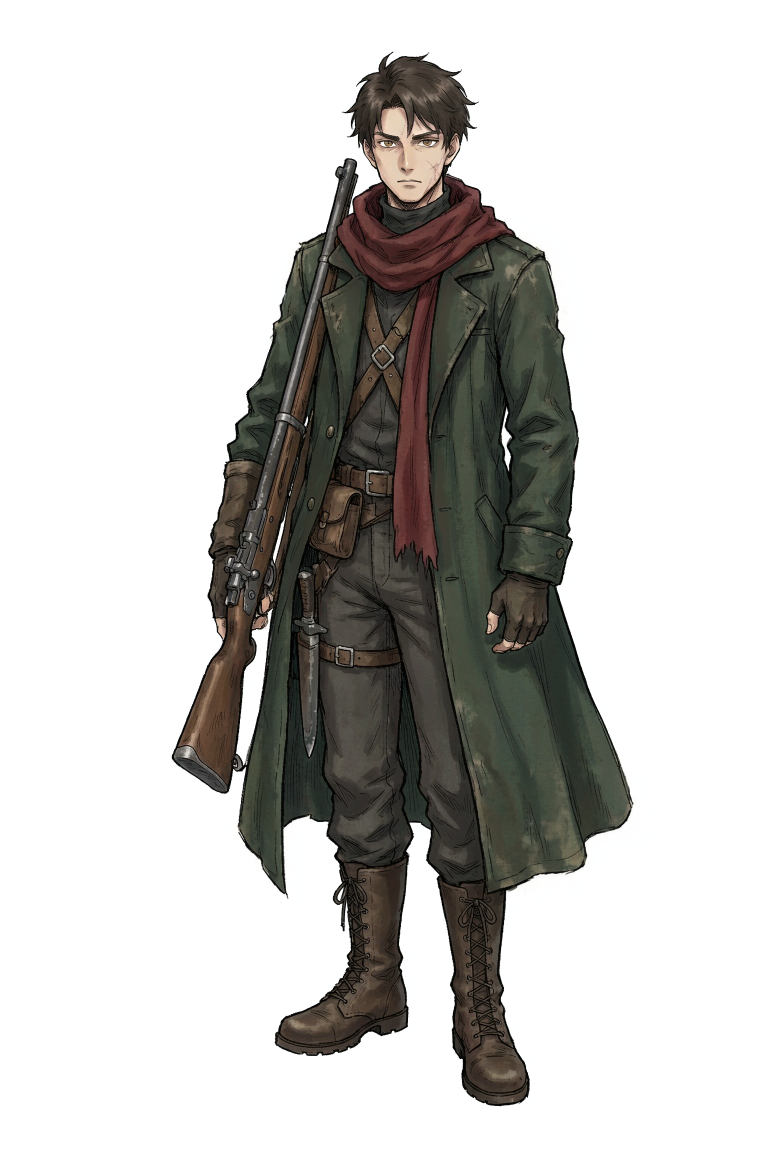
#> input picture assets/char/istp.png, 1536 x 2304 px, found by its file name (shown at 1/2 size)
$ python recolor_iris.py
#> lines starting #> are read from the running program, lines starting #| are printed output that depends on the picture
# -*- coding: utf-8 -*-
"""
ISTP 虹膜改为「威士忌色」——确定性调色，不改造型。
依据：角色形象/ISTP.md  瞳孔为威士忌般的深赤褐色，外层一圈更淡的焦糖色环纹。
"""
import numpy as np
from PIL import Image

SRC = r"C:/Users/admin/WorkBuddy/2026-09-29-23-06-03/shichen/assets/char/istp.png"

# 左右眼：中心 + 半轴（axis-aligned ellipse），按头部微倾给一点旋转
EYES = [
    # (cx, cy, rx, ry, rot_deg)
    (316.5, 141.0, 11.5, 6.6, -8.0),
    (369.5, 127.5, 11.5, 6.6, -8.0),
]

DEEP  = np.array([52.0, 22.0, 12.0])    # 深赤褐（暗部）
AMBER = np.array([206.0, 148.0, 78.0])  # 焦糖色环纹（亮部）

im = Image.open(SRC).convert("RGB")
#> im is the input picture: PIL image 1536x2304 RGB; mean R, G, B 198.1, 197, 194.5
a = np.asarray(im).astype(np.float32)
H, W, _ = a.shape
#> H = 2304; W = 1536
L = a @ np.array([0.299, 0.587, 0.114], dtype=np.float32)   # 亮度
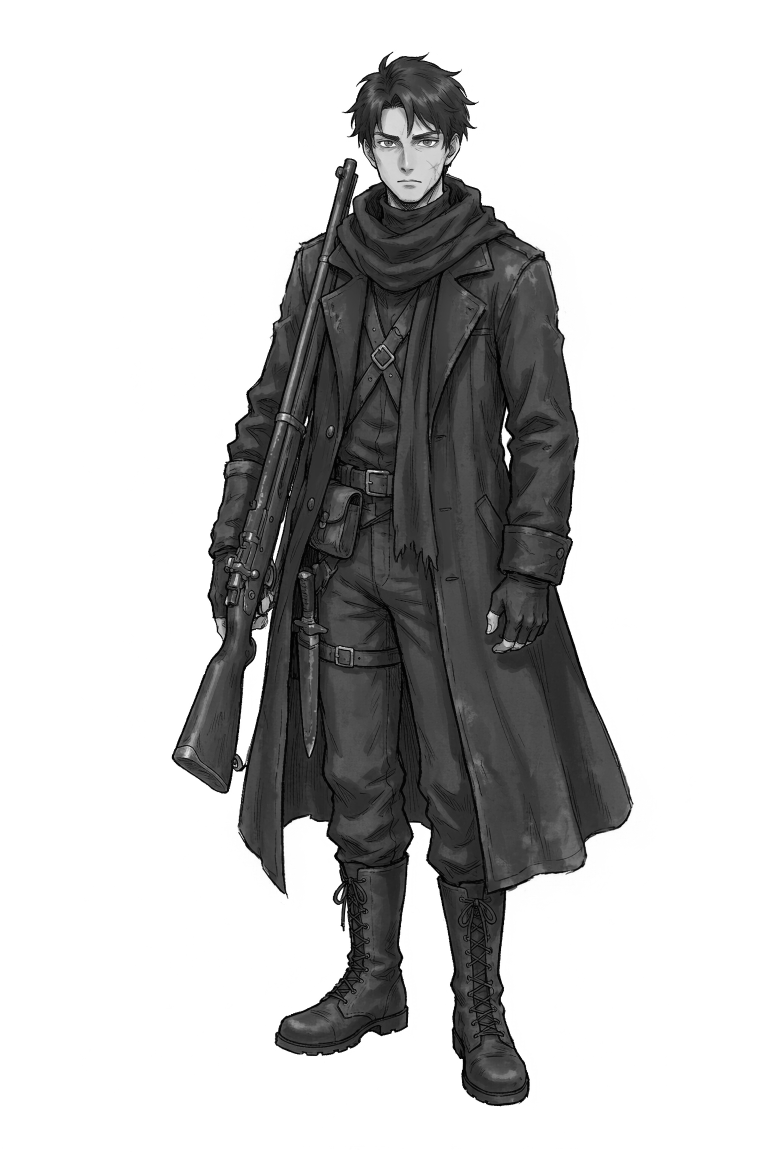
#> L: shape (2304, 1536) float32 (shown at 1/2 size); min 0, max 255, mean 197

yy, xx = np.mgrid[0:H, 0:W]

w_total = np.zeros((H, W), dtype=np.float32)
for cx, cy, rx, ry, rot in EYES:
    th = np.deg2rad(rot)
    dx, dy = xx - cx, yy - cy
    u = (dx * np.cos(th) + dy * np.sin(th)) / rx
    v = (-dx * np.sin(th) + dy * np.cos(th)) / ry
    r = np.sqrt(u * u + v * v)
    # 椭圆内为 1，边缘 0.78~1.0 羽化
    ell = np.clip((1.0 - r) / 0.22, 0.0, 1.0)

    # 亮度带通：排除瞳孔/睫毛（过暗）与高光/眼白（过亮）
    band = np.clip((L - 26.0) / 34.0, 0.0, 1.0) * np.clip((206.0 - L) / 46.0, 0.0, 1.0)
    w_total = np.maximum(w_total, ell * band)
#> this loop made 2 passes
#> pass 1, `band = np.clip((L - 26.0) / 34.0, 0.0, 1.0) * np.clip((206.0 - L) / 46..`:
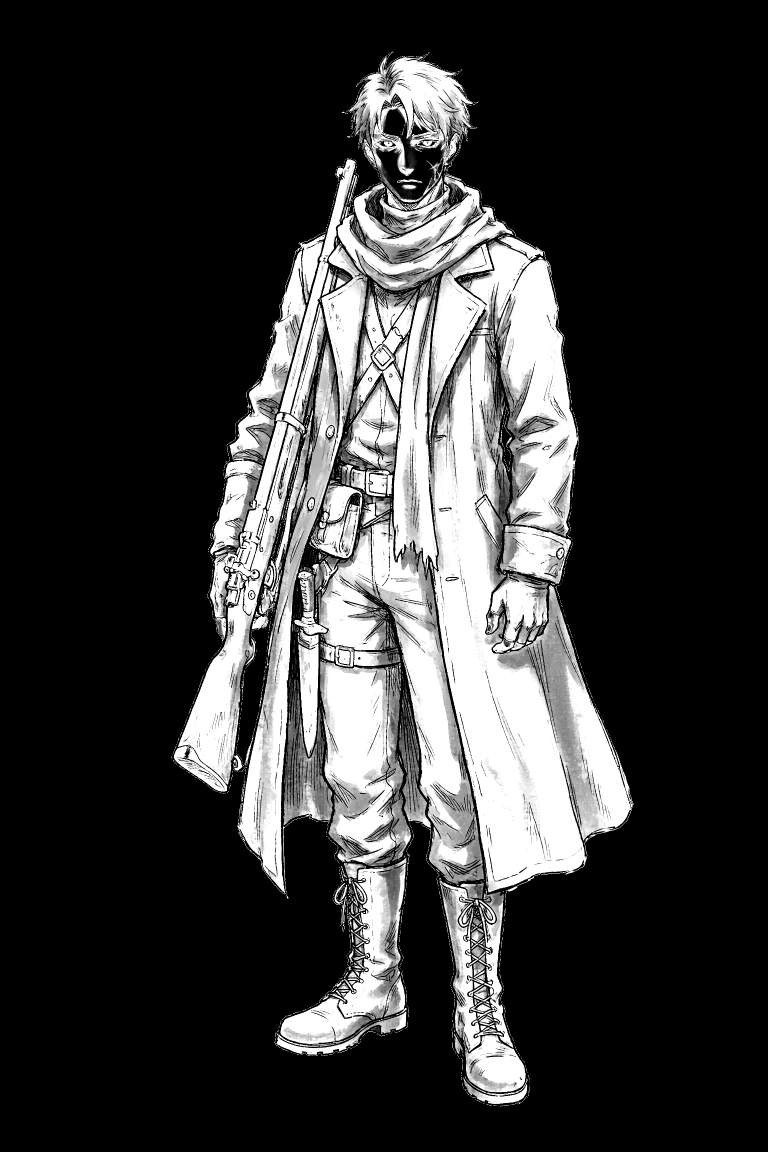
#> band: shape (2304, 1536) float32 (shown at 1/2 size); min 0, max 1, mean 0.215

# 目标色：随亮度在深赤褐 → 焦糖之间插值，保留原有明暗结构
t = np.clip((L - 38.0) / 92.0, 0.0, 1.0)[..., None]
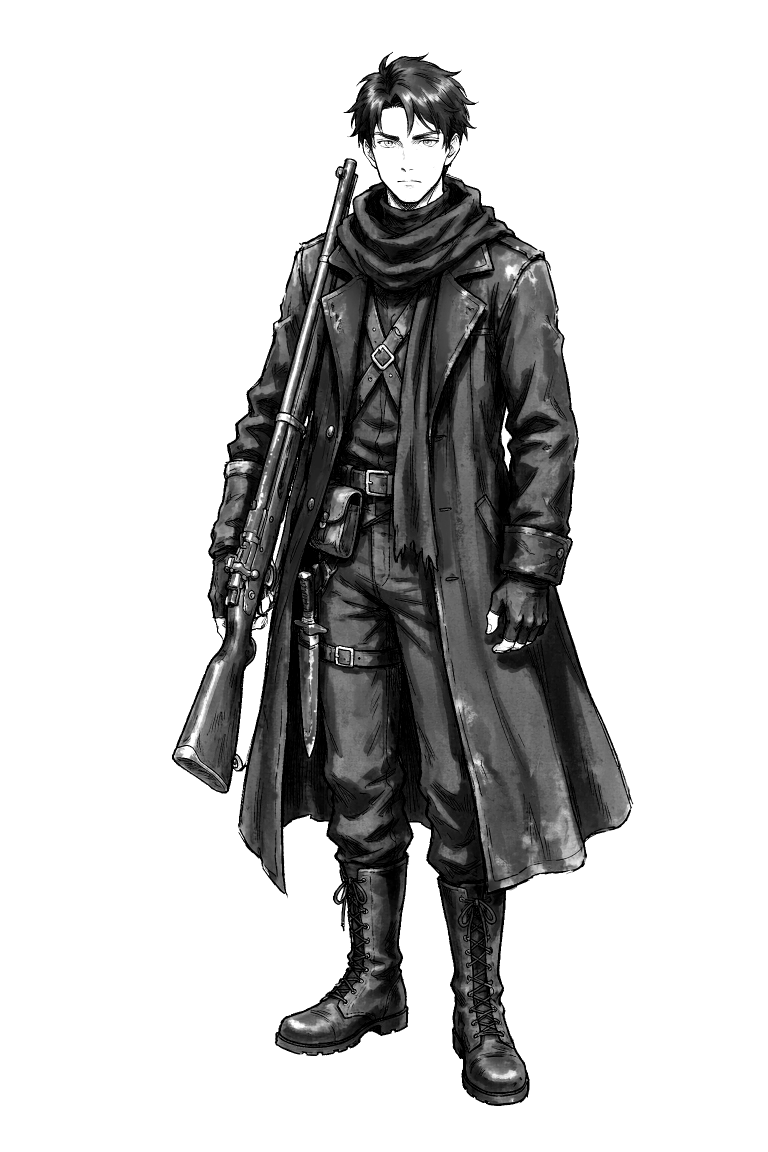
#> t: shape (2304, 1536, 1) float32 (shown at 1/2 size); min 0, max 1, mean 0.78
target = DEEP[None, None, :] * (1.0 - t) + AMBER[None, None, :] * t
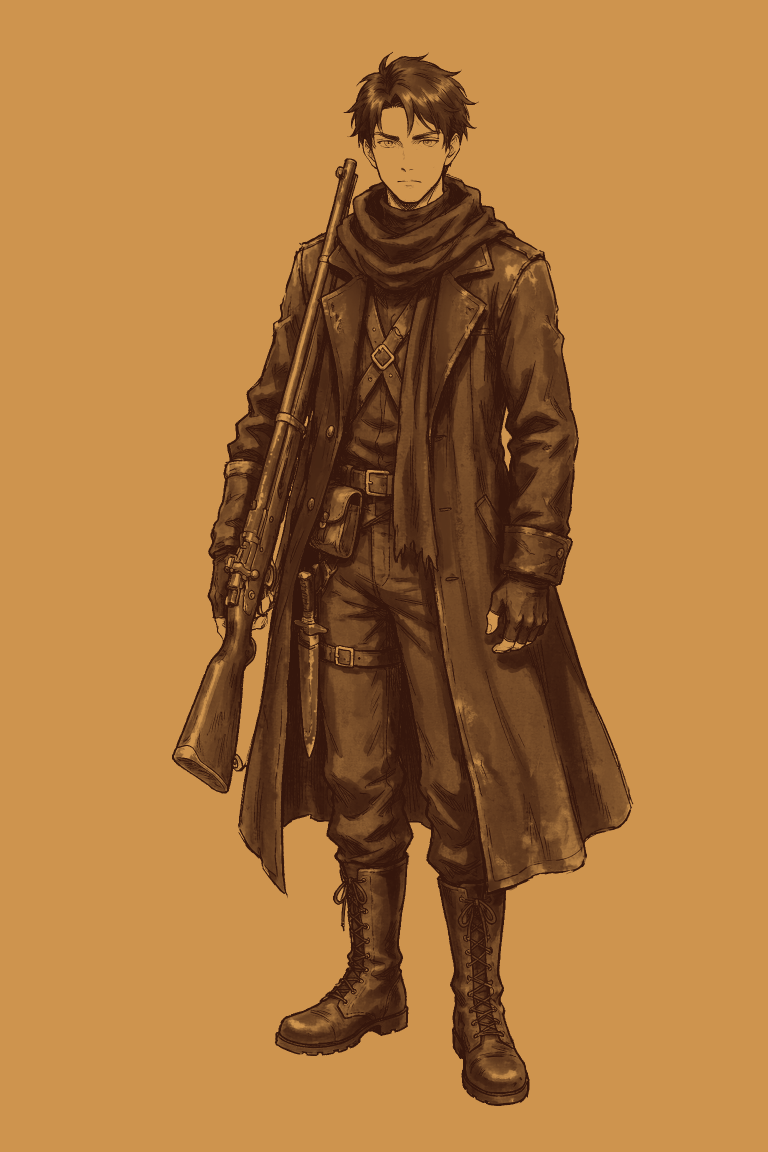
#> target: shape (2304, 1536, 3) float64 (shown at 1/2 size); mean of channels 0, 1, 2 172.1, 120.3, 63.5; drawn as R, G, B

STRENGTH = 0.88
w = (w_total * STRENGTH)[..., None]
out = a * (1.0 - w) + target * w

res = Image.fromarray(np.clip(out, 0, 255).astype(np.uint8))
res.save(SRC)
print("done ->", SRC)

# 生成放大对比图
crop = (280, 105, 405, 165)
before = im.crop(crop).resize(((crop[2]-crop[0])*7, (crop[3]-crop[1])*7), Image.LANCZOS)
after  = res.crop(crop).resize(((crop[2]-crop[0])*7, (crop[3]-crop[1])*7), Image.LANCZOS)
cmp = Image.new("RGB", (before.width, before.height*2 + 12), (255, 255, 255))
#> cmp: PIL image 875x852 RGB; every value is 255
cmp.paste(before, (0, 0)); cmp.paste(after, (0, before.height + 12))
cmp.save(r"C:/Users/admin/WorkBuddy/2026-09-29-23-06-03/shichen/assets/char/_cmp_eyes.png")
print("cmp saved")

$ run again, with assets/char/isfj.png copied over assets/char/istp.png
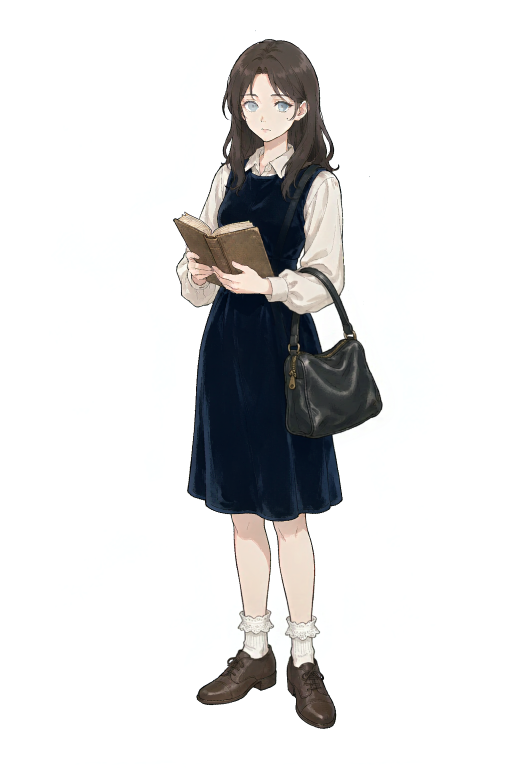
#> input picture assets/char/isfj.png, 1024 x 1536 px, found by its file name (shown at 1/2 size)
#> im is the input picture: PIL image 1024x1536 RGB; mean R, G, B 222.6, 222.3, 222.3
#> the loop `for cx, cy, rx, ry, rot in EYES:` made 2 passes
#> pass 1, `band = np.clip((L - 26.0) / 34.0, 0.0, 1.0) * np.clip((206.0 - L) / 46..`:
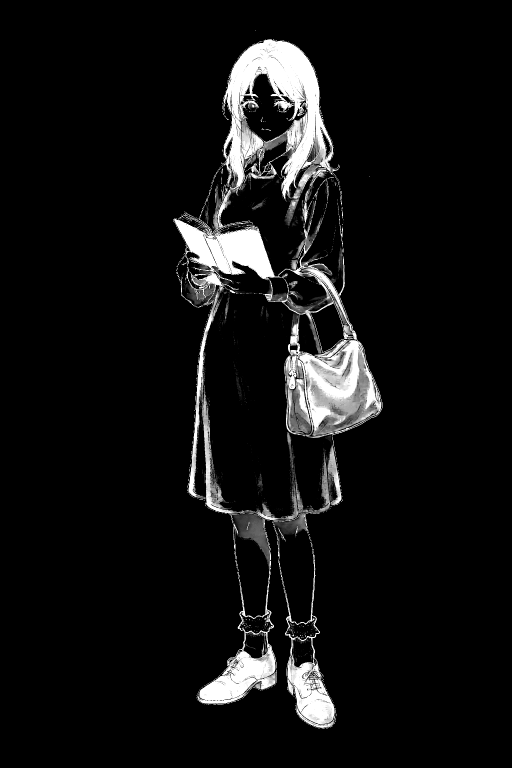
#> band: shape (1536, 1024) float32 (shown at 1/2 size); min 0, max 1, mean 0.0699
#> `target = DEEP[None, None, :] * (1.0 - t) + AMBER[None, None, :] * t`:
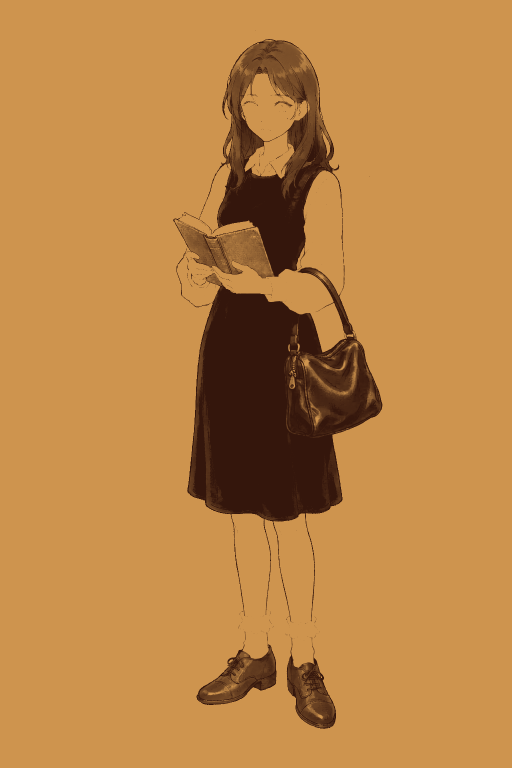
#> target: shape (1536, 1024, 3) float64 (shown at 1/2 size); mean of channels 0, 1, 2 187.6, 132.9, 70.1; drawn as R, G, B
